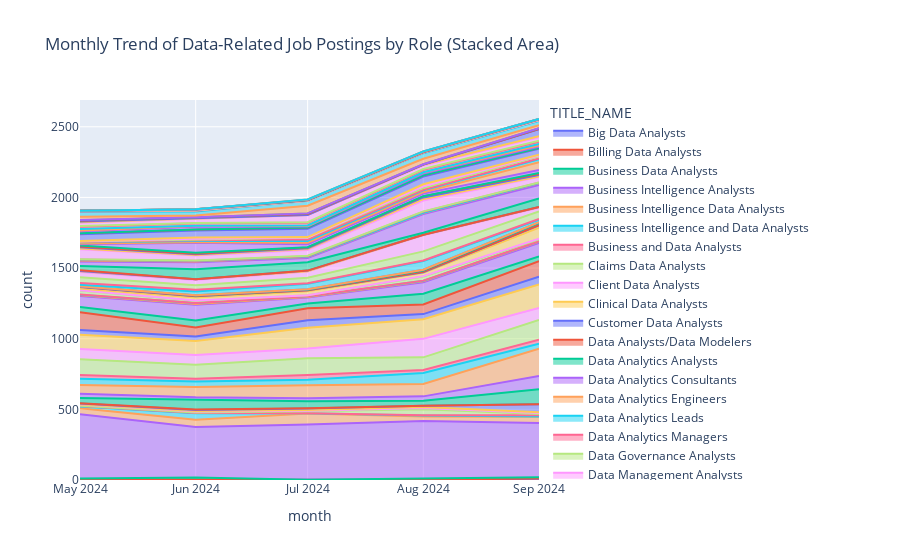

Here is the notebook cell this chart was saved with:
### Markdown cell above
# **Top 15 Job Posting Industries**

In our analysis, we looked at the top industries with the most job postings to get a sense of where the demand is highest. The pie chart shows that **22.6%** of the postings fall under the **Unclassified Industry** category, suggesting that many roles either span multiple sectors or lack clear classification. This made us consider the potential limitations in how industries are labeled in the data.

We also noticed a strong demand for skills in **technology and consulting**. For example, **Custom Computer Programming Services** made up **12.1%** of the postings, while **Management Consulting Services** accounted for **11.3%**. This highlights a significant need for both tech and management skills in today’s job market.

Interestingly, several tech-focused industries, such as **Software Publishers** and **Computer Systems Design Services**, showed up prominently in the chart. This aligns with the growing demand for IT and consulting professionals, which didn’t surprise us given the ongoing digital transformation across industries.

We also found that **finance and healthcare** sectors have a notable share of job postings, indicating steady demand in these fields. On the flip side, areas like **Accounting** and **Temporary Help Services** had fewer listings, suggesting these might be more niche markets.

### Code cell
# 1. Filter the main df into df_roles
df_roles = df[df["TITLE_NAME"].str.contains(" Data Analysts|Business Intelligence Analysts|Data Analytics Engineers|Data and Reporting Analysts|"
    "Data Governance Analysts|Data Quality Analysts|Data Analytics Analysts|Data Management Analysts|"
    "Data Modelers|Lead Data Analysts|Research Data Analysts|IT Data Analysts|Data Analytics Manager|"
    "Lead Business Intelligence Analysts|Data Science Analysts|Data Analytics Leads|"
    "Business Intelligence Data Analysts|Data Operations Analysts|Health Data Analysts|"
    "Data analytics consultants|Enterprise Data Analysts", case=False, na=False)]

# 1. Make a copy to avoid SettingWithCopyWarning
df_roles = df_roles.copy()

# 2. Convert POSTED to datetime (if not already)
df_roles["POSTED"] = pd.to_datetime(df_roles["POSTED"])

# 3. Create a monthly column as a Timestamp
df_roles["month"] = df_roles["POSTED"].dt.to_period("M").dt.to_timestamp()

# 4. Group by month and role
monthly_counts = df_roles.groupby(["month", "TITLE_NAME"]).size().reset_index(name="count")

fig = px.area(
    monthly_counts,
    x="month",
    y="count",
    color="TITLE_NAME",
    title="Monthly Trend of Data-Related Job Postings by Role (Stacked Area)"
)
fig.show()
